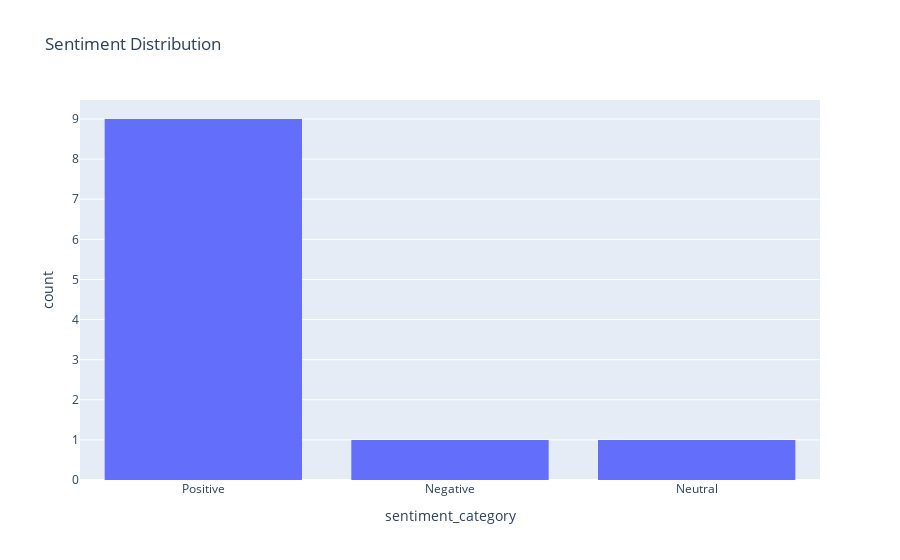

This figure's notebook cell:
### Code cell
# Plotting sentiment distribution
fig = px.histogram(df, x='sentiment_category', title='Sentiment Distribution')
fig.show()

### Figure 1 — Plotly figure (JSON) as saved in the notebook; plotly's stock layout.template omitted (floating-point values rounded to 4 significant figures)
{"data": [{"alignmentgroup": "True", "bingroup": "x", "hovertemplate": "sentiment_category=%{x}<br>count=%{y}<extra></extra>", "legendgroup": "", "marker": {"color": "#636efa", "pattern": {"shape": ""}}, "name": "", "offsetgroup": "", "orientation": "v", "showlegend": false, "type": "histogram", "x": ["Positive", "Positive", "Positive", "Negative", "Positive", "Positive", "Positive", "Positive", "Positive", "Positive", "Neutral"], "xaxis": "x", "yaxis": "y"}], "layout": {"barmode": "relative", "legend": {"tracegroupgap": 0}, "title": {"text": "Sentiment Distribution"}, "xaxis": {"anchor": "y", "domain": [0, 1], "title": {"text": "sentiment_category"}}, "yaxis": {"anchor": "x", "domain": [0, 1], "title": {"text": "count"}}}}
